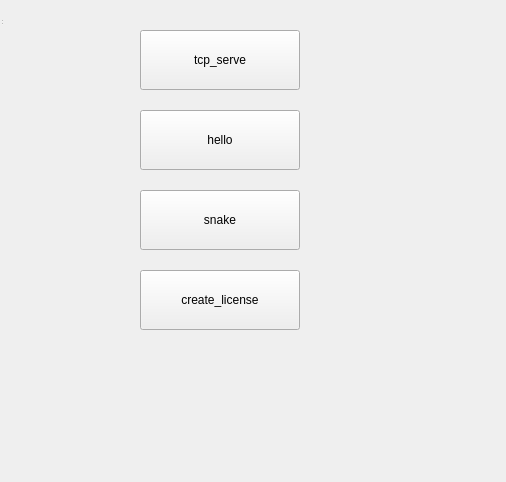
<?xml version="1.0" encoding="UTF-8"?>
<ui version="4.0">
 <class>MyWidget</class>
 <widget class="QWidget" name="MyWidget">
  <property name="geometry">
   <rect>
    <x>0</x>
    <y>0</y>
    <width>506</width>
    <height>482</height>
   </rect>
  </property>
  <property name="windowTitle">
   <string>MyWidget</string>
  </property>
  <widget class="QWidget" name="centralwidget" native="true">
   <property name="geometry">
    <rect>
     <x>40</x>
     <y>10</y>
     <width>361</width>
     <height>381</height>
    </rect>
   </property>
   <widget class="QPushButton" name="button1">
    <property name="geometry">
     <rect>
      <x>100</x>
      <y>20</y>
      <width>160</width>
      <height>60</height>
     </rect>
    </property>
    <property name="text">
     <string>tcp_serve</string>
    </property>
   </widget>
   <widget class="QPushButton" name="button2">
    <property name="geometry">
     <rect>
      <x>100</x>
      <y>100</y>
      <width>160</width>
      <height>60</height>
     </rect>
    </property>
    <property name="text">
     <string>hello</string>
    </property>
   </widget>
   <widget class="QPushButton" name="button3">
    <property name="geometry">
     <rect>
      <x>100</x>
      <y>180</y>
      <width>160</width>
      <height>60</height>
     </rect>
    </property>
    <property name="text">
     <string>snake</string>
    </property>
   </widget>
   <widget class="QPushButton" name="button4">
    <property name="geometry">
     <rect>
      <x>100</x>
      <y>260</y>
      <width>160</width>
      <height>60</height>
     </rect>
    </property>
    <property name="text">
     <string>create_license</string>
    </property>
   </widget>
  </widget>
  <widget class="QStatusBar" name="statusbar">
   <property name="geometry">
    <rect>
     <x>0</x>
     <y>0</y>
     <width>3</width>
     <height>26</height>
    </rect>
   </property>
  </widget>
 </widget>
 <resources/>
 <connections/>
</ui>
